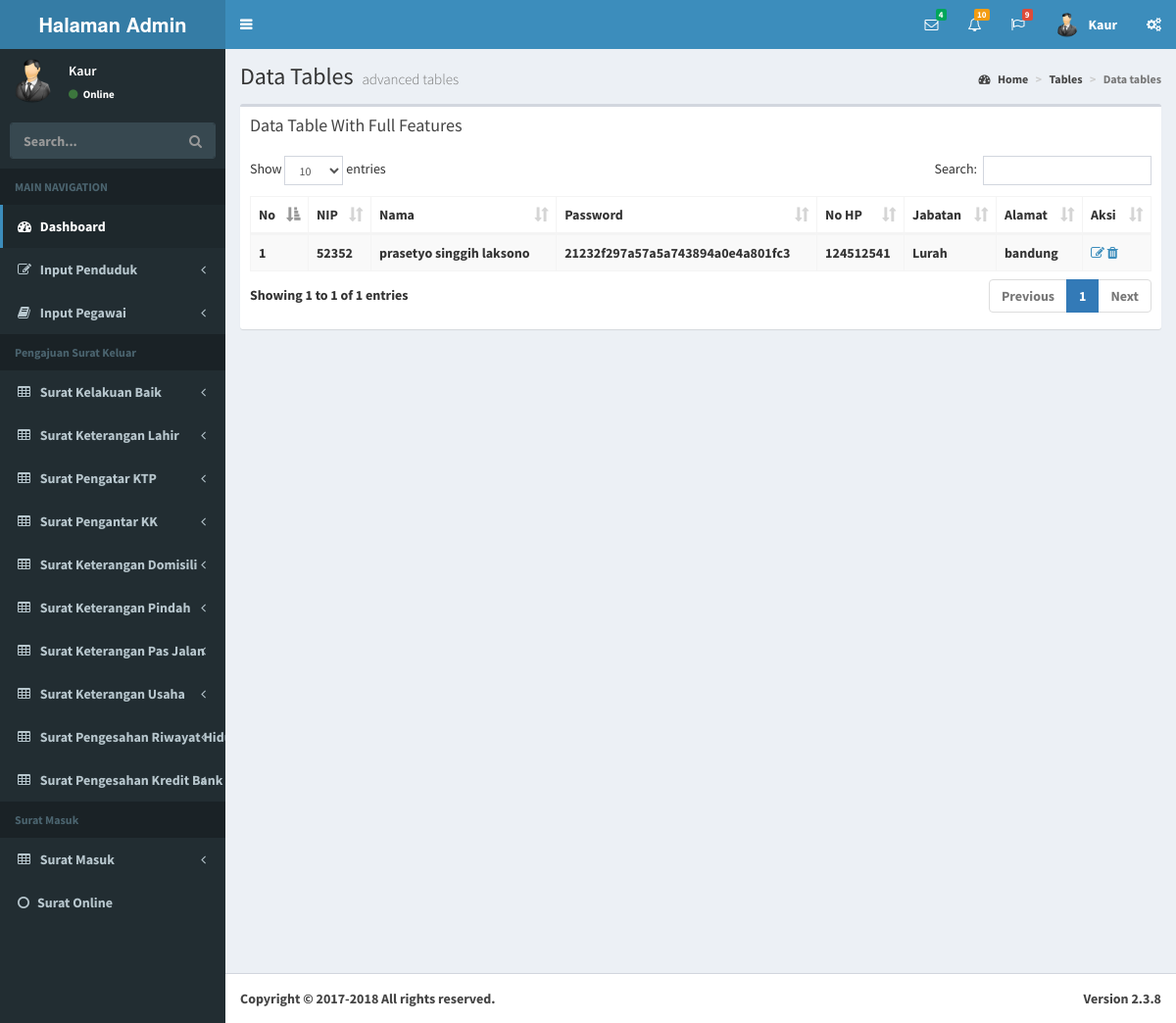
/index.php/tables/data_pegawai, run on the app's committed database.
### tables this page shows
CREATE TABLE IF NOT EXISTS `tb_pegawai` (
  `nip` int(11) NOT NULL,
  `password` varchar(100) NOT NULL,
  `no_hp` varchar(100) NOT NULL,
  `nama` varchar(100) NOT NULL,
  `jabatan` varchar(100) NOT NULL,
  `alamat` varchar(100) NOT NULL
);

### application/libraries/template.php (called while the page is built)
<?php
class Template{
protected $_ci;
	function __construct(){
		$this->_ci=&get_instance();
	}
	function template($template,$data=null){
			$data['content'] = $this->_ci->load->view($template,$data,true);
			$data['_header'] = $this->_ci->load->view('template/header',$data,true);
			$data['_left'] = $this->_ci->load->view('template/left',$data,true);
			$data['_footbar'] = $this->_ci->load->view('template/footer',$data,true);
			$this->_ci->load->view('main_temp',$data);
	}
}

### application/controllers/Tables.php (called while the page is built, shortened)
<?php
class Tables extends CI_Controller {
	public function data_pegawai(){
		$data['pegawai']=$this->m_input->get('tb_pegawai');
		$this->template->template('table/data_pegawai',$data);
	}
}

### index.php (called while the page is built, shortened)
<?php
require_once BASEPATH.'core/CodeIgniter.php';

### application/models/m_input.php (called while the page is built, shortened)
<?php
class M_input extends CI_Model {
	function get($table){
		$this->db->select("*");
		$this->db->from($table);
		$query=$this->db->get();
		return $query->result();
	}
}
?>

### application/views/table/data_pegawai.php (the view, shortened to what this page needs)
<link rel="stylesheet" href="<?php echo base_url() ?>/assets/admin/plugins/datatables/dataTables.bootstrap.css">
<div class="content-wrapper">
  <section class="content-header">
    <h1>
      Data Tables
      <small>advanced tables</small>
    </h1>
    <ol class="breadcrumb">
      <li><a href="#"><i class="fa fa-dashboard"></i> Home</a></li>
      <li><a href="#">Tables</a></li>
      <li class="active">Data tables</li>
    </ol>
  </section>
  <section class="content">
    <div class="row">
      <div class="col-xs-12">
        <div class="box">
          <div class="box-header">
            <h3 class="box-title">Data Table With Full Features</h3>
          </div>
          <div class="box-body">
            <table id="example1" class="table table-bordered table-striped">
              <thead>
              <tr>
                <th>No</th>
                <th>NIP</th>
                <th>Nama</th>
                <th>Password</th>
                <th>No HP</th>
                <th>Jabatan</th>
                <th>Alamat</th>
                <th>Aksi</th>
              </tr>
              </thead>
              <tbody>
                <?php
                $no=0;
                foreach ($pegawai as $data) {
                  $no++;
                 ?>
              <tr>
                <td><?php echo $no ?></td>
                <td><?php echo $data->nip ?></td>
                <td><?php echo $data->nama ?></td>
                <td><?php echo $data->password ?></td>
                <td><?php echo $data->no_hp ?></td>
                <td><?php echo $data->jabatan ?></td>
                <td><?php echo $data->alamat ?></td>
                 <td>
                 <a href="">
                  <i class="fa fa-edit"></i>
                 </a>
                 <a href="">
                  <i class="fa fa-trash"></i>
                 </a>
                 </td>
              </tr>
              <?php } ?>
            </table>
          </div>
        </div>
      </div>
    </div>
  </section>
</div>

### data on the page
tb_pegawai: nip "52352", nama "prasetyo singgih laksono", password "21232f297a57a5a743894a0e4a801fc3", no_hp "124512541", jabatan "Lurah", alamat "bandung"
